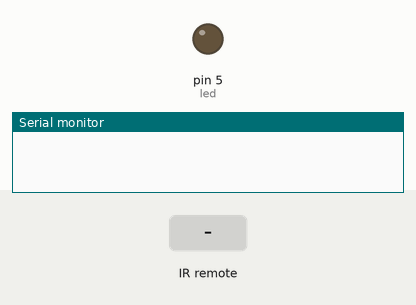
Simulated run of this sketch. Board: Arduino Uno, built with avr-gcc and run on an emulated ATmega328P. Parts: output pins drawn as LEDs (lit = HIGH), the last lines printed to the serial monitor. Inputs (shaded band) come from the test bench.

Above: at 1.2 s.
1.3 s: infrared code 0xFF30CF received
At 2.06 s:
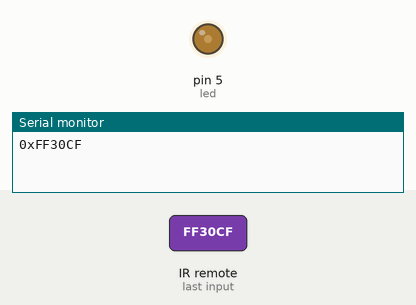
At 4.08 s:
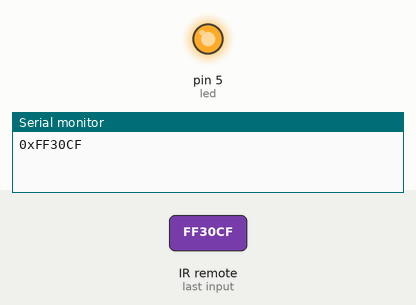
4.3 s: infrared code 0xFFA25D received
At 5.3 s:
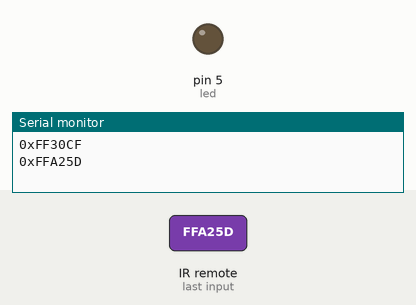
5.8 s: infrared code 0xFF18E7 received
Timing chart, 0 to 9.9 s (numbered marks = the images above; inputs shaded):
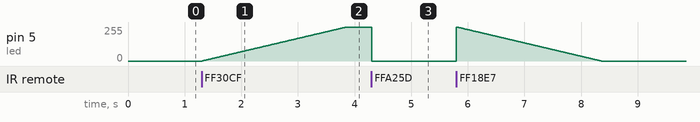

Measured:
- after the input at 1.3 s, pin 5 (led): moves from 0/255 to 255/255 over 2.5 s, starting at once
- after the input at 4.3 s, pin 5 (led): 255/255 → 0/255 at once

The sketch:

Mando_a_distancia_4_leds.ino
```cpp
#include <IRremote.h> //incluimos en la compilación la librería IRemote.h
int ReceptorIR = 2; //pin del receptor infrarrojo
int led = 5; //pin del led
int i;       // variable auxiliar

IRrecv irrecv(ReceptorIR); //instanciar pin a la librería
decode_results CodigoTecla; ////variable que guarda el código de tecla recibido por receptor

void setup()
{
 Serial.begin(9600); //inicio comunicación serial
 irrecv.enableIRIn(); //comienza a tomar datos
 pinMode(led, OUTPUT);//establece el pin del led como salida
}
void loop()
{
 if (irrecv.decode(&CodigoTecla)) //si alguna tecla se pulso:
 {
 Serial.print("0x"); //macro para ver código de tecla por comunicación serial
 Serial.println(CodigoTecla.value, HEX); //

 switch (CodigoTecla.value) //la variable CodigoTecla como switch
 {
 case 0xFFA25D: //al presionar la primera tecla:
 if (digitalRead(led)) //si el led se encuentra prendido
 digitalWrite(led, LOW);
 else //por el contrario, si led esta apagado, se prende
 digitalWrite(led, HIGH);
 break;

 case 0xFF30CF: //al presionar la segunda tecla:
 for(i=0; i<=255; i++) //prendemos el led gradualmente
 {analogWrite(led, i);
 delay(10);}
 break;

 case 0xFF18E7: //al presionar la tercera tecla:
 for(i=255; i>=0; i--) //apagamos gradualmente el led
 {analogWrite(led, i);
 delay(10);}
 break;

 }
 delay(250); //delay para evitar que se presione la tecla 2 veces
 irrecv.resume(); //dejar de recibir datos
 }
}
```
